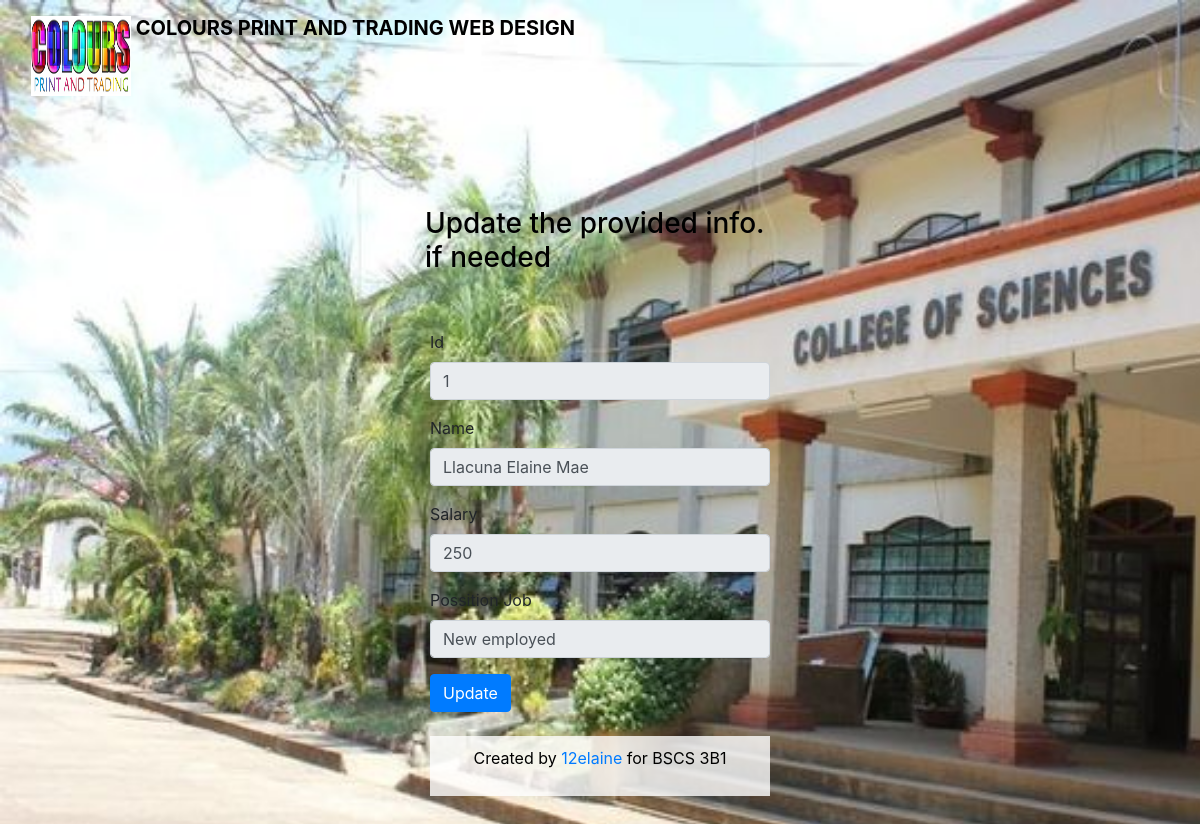
The app's page /update_emp.php?updateid=1 with its own data.
### tables this page shows
CREATE TABLE `employee` (
  `id` int(11) NOT NULL,
  `Name` varchar(45) NOT NULL,
  `Salary` varchar(45) NOT NULL,
  `Possition_Job` varchar(45) NOT NULL
);

### update_emp.php (the view, shortened to what this page needs)
<?php
include('connection.php');
$id = $_GET['updateid'];
$sql = "SELECT * FROM `employee` where id=$id";
$result = mysqli_query($con, $sql);
$row = mysqli_fetch_assoc($result);
$id = $row['id'];
$Name = $row['Name'];
$Salary = $row['Salary'];
$Possition_Job = $row['Possition_Job'];
?>
<!DOCTYPE html>
<html lang="en">
<head>
    <link rel="stylesheet" href="https://cdn.jsdelivr.net/npm/bootstrap@4.0.0/dist/css/bootstrap.min.css">
</head>
<body>
<body>
    <nav class="navbar bg-body-tertiary">
        <div class="container-fluid">
            <a class="navbar-brand black-bold" href="index.php">
                <img src="logo.png" alt="Logo" width="100" height="80" class="d-inline-block align-text-top">
                COLOURS PRINT AND TRADING WEB DESIGN
            </a>
        </div>
        </nav>
    <div class="center">
    <div class="container my-5">
      <div class="row">
        <div class="col-lg-4 m-auto">
          <h3 style="color:black;">Update the provided info. if needed</h3>
        </div>
      </div>
      </body>
<body>
  <div class="container my-5">
    <div class="row">
      <div class="col-lg-4 m-auto">
        <form method="post">
          <div class="form-group">
            <label>Id</label>
            <input type="text" class="form-control" placeholder="Enter your id" name="id" value="<?php echo $id; ?>" autocomplete="off" readonly>
          </div>
          <div class="form-group">
            <label>Name</label>
            <input type="text" class="form-control" placeholder="Enter your Name" name="Name" value="<?php echo $Name; ?>" autocomplete="off" readonly>
          </div>
          <div class="form-group">
            <label>Salary</label>
            <input type="text" class="form-control" placeholder="Enter your Salary" name="Salary" value="<?php echo $Salary; ?>" autocomplete="off" readonly>
          </div>
          <div class="form-group">
            <label>Possition Job</label>
            <input type="text" class="form-control" placeholder="Enter your Possition_Job" name="Possition_Job" value="<?php echo $Possition_Job; ?>" autocomplete="off" readonly>
          </div>
          <button type="submit" class="btn btn-primary" name="update">Update</button>
          </form>
        <br>
    <?php include('inc/footer.php'); ?>
</body>
</html>

### update_emp.php (style rules this page uses)
body { background-image: url('amp.jpg'); background-repeat: no-repeat; background-attachment: fixed; background-size: cover; }
.center { display: flex; flex-direction: column; align-items: center; justify-content: center; min-height: 80vh; margin-top: 50px; }
.black-bold { color: black; font-weight: bold; }

### records on screen
employee: id "1", Name "Llacuna Elaine Mae", Salary "250", Possition_Job "New employed"
